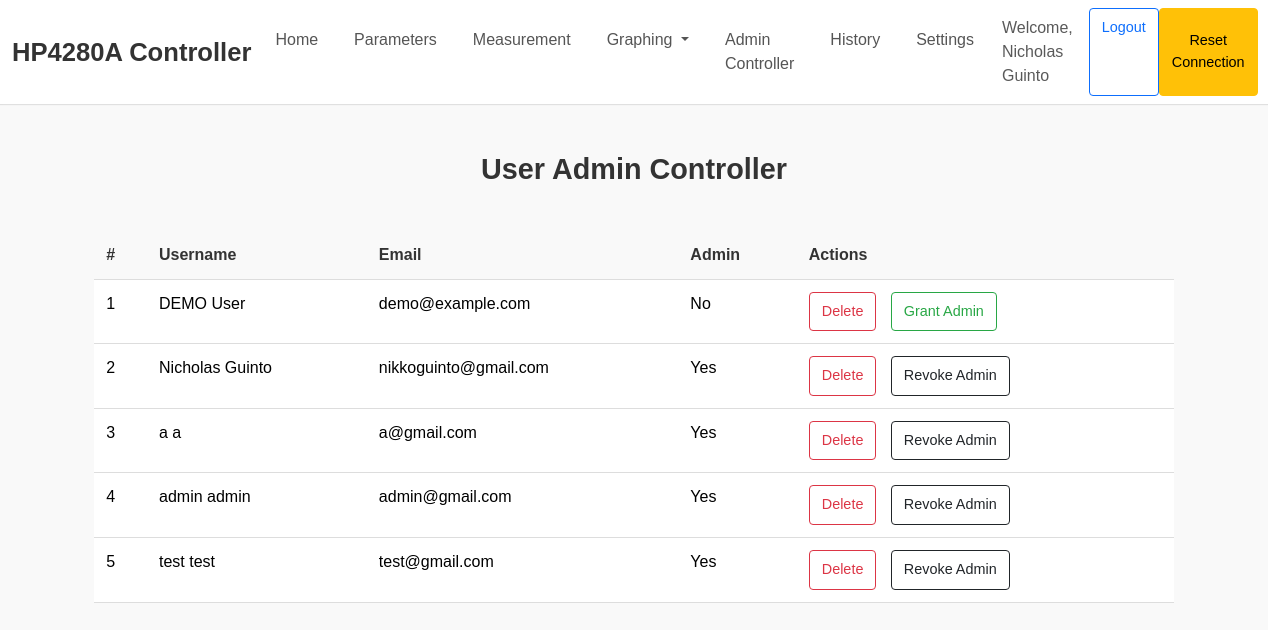
The app's page /documentation (signed in), older data.
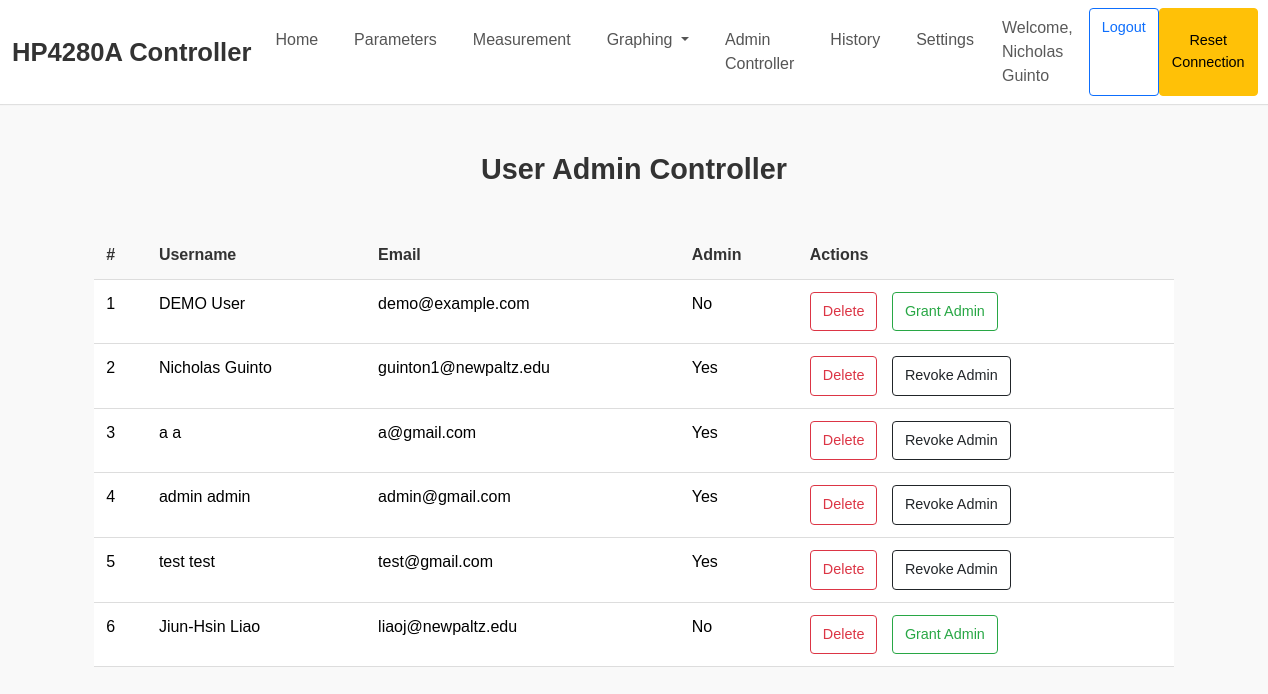
The same page, newer data.
### tables this page shows
CREATE TABLE users (
            id INTEGER PRIMARY KEY AUTOINCREMENT,
            first_name TEXT NOT NULL,
            last_name TEXT NOT NULL,
            email TEXT NOT NULL,
            password TEXT NOT NULL,
            is_admin INTEGER NOT NULL DEFAULT 0
        );

### main.py (the view, shortened to what this page needs)
@app.route('/documentation', methods=["GET", "POST"])
def documentation():
    if 'email' not in session:
        flash("Please log in to access this page.", "error")
        return redirect(url_for("login"))
    user = get_user_by_email(session['email'])
    if not user:
        flash("User not found. Please log in again.", "error")
        return redirect(url_for("login"))
    if user[5] == 0:  # Check the `is_admin` value
        flash("You do not have permission to access this page.", "error")
        return redirect(url_for("login"))
    conn = sqlite3.connect(DB_path)
    cursor = conn.cursor()
    cursor.execute("SELECT first_name, last_name, email, id, is_admin FROM users")
    users = cursor.fetchall()
    conn.close()
    return render_template("documentation.html", users=users)

### database.py (called while the page is built)
def get_user_by_email(email):
    conn = sqlite3.connect(DB_path)
    cursor = conn.cursor()
    cursor.execute('''
        SELECT * FROM users WHERE email = ?
    ''', (email,))
    user = cursor.fetchone()
    conn.close()
    return user

### main.py (called while the page is built)
@app.context_processor
def inject_user_info():
    if 'email' in session:
        user = get_user_by_email(session['email'])
        if user:
            return {'username': f"{user[1]} {user[2]}", 'user_id': user[0], 'email': user[3]}
    return {'username': None, 'user_id': None, 'email': None}

### templates/documentation.html (shortened to what this page needs)
{% extends "base.html" %}
{% block content %}
<h3 class="text-center mt-5 mb-4">User Admin Controller</h3>
<div class="table-container">
    <table class="table">
        <thead>
            <tr>
                <th>#</th>
                <th>Username</th>
                <th>Email</th>
                <th>Admin</th>
                <th>Actions</th>
            </tr>
        </thead>
        <tbody>
            {% for user in users %}
            <tr>
                <td>{{ loop.index }}</td>
                <td>{{ user[0] }} {{ user[1] }}</td>
                <td>{{ user[2] }}</td>
                <td>{{ "Yes" if user[4] == 1 else "No" }}</td>
                <td class="action-buttons">
                    <form method="POST" action="{{ url_for('documentation') }}" style="display:inline;" onsubmit="return confirmDelete()">
                        <button type="submit" name="action" value="delete" class="btn btn-outline-danger" >Delete</button>
                    </form>
                    {% if user[4] == 0 %}
                    <form method="POST" action="{{ url_for('documentation') }}" style="display:inline;">
                        <button type="submit" name="action" value="grant_admin" class="btn btn-outline-success btn-sm">Grant Admin</button>
                    </form>
                    {% else %}
                    <form method="POST" action="{{ url_for('documentation') }}" style="display:inline;" onsubmit="return confirmRevokeAdmin()">
                        <button type="submit" name="action" value="revoke_admin" class="btn btn-outline-dark btn-sm \">Revoke Admin</button>
                    </form>
                    {% endif %}
                </td>
            </tr>
            {% endfor %}
        </tbody>
    </table>
</div>
{% endblock %}

### templates/base.html (shortened to what this page needs)
<!DOCTYPE html>
<html>
<head>
    <link rel="stylesheet" href="https://cdnjs.cloudflare.com/ajax/libs/font-awesome/4.7.0/css/font-awesome.min.css">
    <link href="https://cdn.jsdelivr.net/npm/bootstrap@5.3.5/dist/css/bootstrap.min.css" rel="stylesheet">
</head>
<body>
    {% if email %}
    <nav class="navbar navbar-expand-lg navbar-light">
        <div class="container-fluid">
            {% if email == "demo@example.com" %}
                <span class="navbar-brand text-danger fw-bold">DEMO MODE</span>
            {% else %}
                <a class="navbar-brand" href="/contributions">HP4280A Controller</a>
            {% endif %}
            <div class="collapse navbar-collapse" id="navbarSupportedContent">
                <ul class="navbar-nav me-auto mb-2 mb-lg-0">
                    <li class="nav-item">
                        <a class="nav-link" aria-current="page" href="/">Home</a>
                    </li>
                    <li class="nav-item">
                        <a class="nav-link" href="/measurement">Parameters</a>
                    </li>
                    <li class="nav-item">
                        <a class="nav-link" href="/wizard">Measurement</a>
                    </li>
                    <li class="nav-item dropdown">
                        <a class="nav-link dropdown-toggle" href="#" id="navbarDropdown" role="button" aria-haspopup="true" aria-expanded="false">
                          Graphing
                        </a>
                    </li>
                    <li class="nav-item">
                        <a class="nav-link" href="/documentation">Admin Controller</a>
                    </li>
                    <li class="nav-item">
                        <a class="nav-link" href="/history">History</a>
                    </li>
                    <li class="nav-item">
                        {% if email != "demo@example.com" %}
                            <a class="nav-link" href="{{ url_for('settings') }}">Settings</a>
                        {% else %}
                            <a class="nav-link disabled" href="#" tabindex="-1" aria-disabled="true">Settings</a>
                        {% endif %}
                    </li>
                </ul>
                <div class="d-flex">
                    <span class="navbar-text me-3">Welcome, {{ username }}</span>
                    <a class="btn btn-outline-primary" href="/logout" role="button">Logout</a>
                    <form action="{{ url_for('reset_connection') }}" method="POST" class="d-flex">
                        <button type="submit" class="btn btn-warning">Reset Connection</button>
                    </form>
                </div>
            </div>
        </div>
    </nav>
    {% endif %}
    <div class="container-fluid">
        {% block content %}
        {% endblock %}
    </div>
</body>
</html>

### templates/base.html (style rules this page uses)
.navbar { background-color: #fff; box-shadow: 0 1px 1px rgba(0, 0, 0, 0.1); }
.navbar .navbar-brand { font-size: 1.6rem; font-weight: 600; color: #333; transition: color 0.3s ease; }
.navbar-nav .nav-link { color: #555; font-weight: 500; margin-right: 20px; transition: color 0.3s ease; }

### templates/documentation.html (style rules this page uses)
body { font-family: 'Helvetica', 'Arial', sans-serif; background-color: #f9f9f9; color: #333; }
h3 { font-size: 1.8rem; font-weight: 600; color: #333; }
.table-container { max-width: 90%; margin: 0 auto; padding: 20px; margin-top: 20px; }
.table { width: 100%; border-collapse: collapse; font-size: 1rem; }
.table th, .table td { padding: 12px; text-align: left; border-bottom: 1px solid #ddd; }
.table th { font-weight: bold; color: #333; background-color: transparent; }
.action-buttons form { display: inline-block; margin-right: 10px; }
.btn { padding: 8px 12px; border-radius: 4px; font-size: 0.9rem; cursor: pointer; transition: background-color 0.3s ease, transform 0.2s ease; }
.btn-outline-success { border: 1px solid #28a745; background-color: transparent; color: #28a745; }

Row changes from the older to the newer data that the page shows:
changed users "Nicholas": email "nikkoguinto@gmail.com" → "guinton1@newpaltz.edu"
added users: first_name "Jiun-Hsin", last_name "Liao", email "liaoj@newpaltz.edu", is_admin "No"
